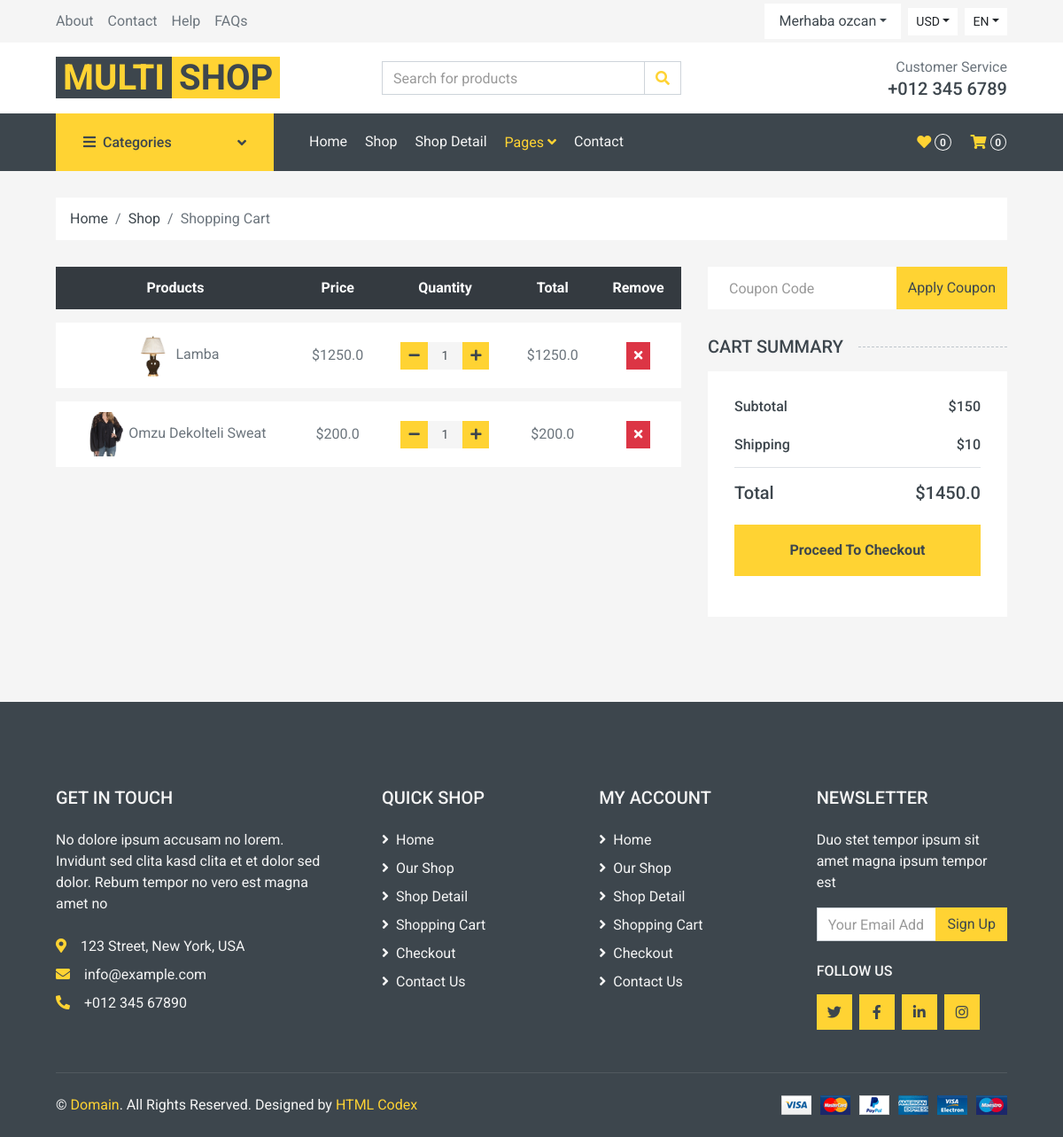
Page /order/shopcart (signed in) on the earlier database version.
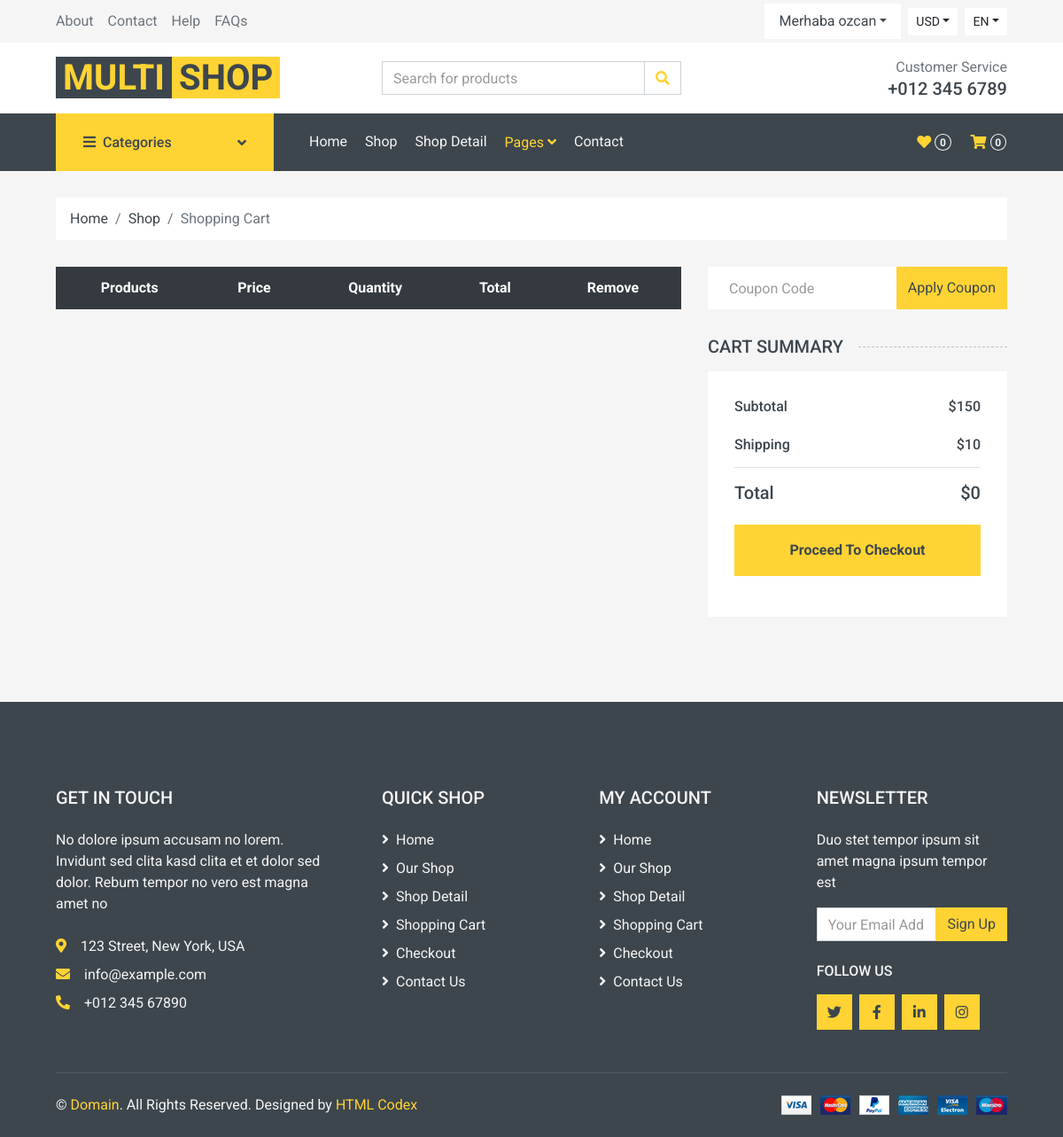
Same page on the later database version.
### order/models.py (models this page shows)
class ShopCart(models.Model):
    user = models.ForeignKey(User, on_delete=models.SET_NULL, null=True)
    product = models.ForeignKey(Product, on_delete=models.SET_NULL, null=True)
    quantity = models.IntegerField()
    def __str__(self):
        return self.product.title
    @property
    def price(self):
        return (self.product.price)
    @property
    def amount(self):
        return (self.quantity * self.product.price)

### product/models.py (models this page shows, shortened)
class Product(models.Model):
    STATUS = (('True', 'Evet'),
            ('False', 'Hayir'), )
    category = models.ForeignKey(Category, on_delete=models.CASCADE) #many to one relation with Category
    title = models.CharField(max_length=150)
    keywords = models.CharField(max_length=255)
    description = models.TextField(max_length=255)
    image = models.ImageField(blank=True, upload_to='images/')
    price= models.FloatField()
    amount = models.IntegerField(default=0)
    detail = models.TextField()
    status = models.CharField(max_length=10,choices=STATUS)
    slug = models.SlugField(null=False, unique=True)
    create_at = models.DateTimeField(auto_now_add=True)
    update_at = models.DateTimeField(auto_now=True)
    def category_tag(self):
        return self.category
    category_tag.short_description = "Kategori"
    def image_tag(self):
        return mark_safe('<img src="{}" height="50"/>'.format(self.image.url))
    image_tag.short_description = 'Image'

### order/views.py (the view)
# urls.py: path("shopcart", views.shopcart, name="shopcart"),
def shopcart(request):
    current_user = request.user  # Access User Session information
    shopcart = ShopCart.objects.filter(user_id=current_user.id)
    total=0
    for rs in shopcart:
        total += rs.product.price * rs.quantity
    context={'shopcart': shopcart,
             'total': total,}
    return render(request,'shopcart_products.html',context)

### order/templates/shopcart_products.html (shortened to what the changed rows need)
{% extends 'homebase.html' %}
{% load static %}
{% block body %}
    <div class="container-fluid">
        <div class="row px-xl-5">
            <div class="col-lg-8 table-responsive mb-5">
                <table class="table table-light table-borderless table-hover text-center mb-0">
                    <thead class="thead-dark">
                        <tr>
                            <th>Products</th>
                            <th>Price</th>
                            <th>Quantity</th>
                            <th>Total</th>
                            <th>Remove</th>
                        </tr>
                    </thead>
                    <tbody class="align-middle">
                    {%  for carturun in shopcart %}
                        <tr class="product_data">
                            <td class="align-middle"><img src="{{ carturun.product.image.url}}" alt="" style="width: 50px;">{{ carturun }}</td>
                            <td class="align-middle">${{carturun.price}}</td>
                            <td class="align-middle">
                                <div class="input-group quantity mx-auto" style="width: 100px;">
                                    <div class="input-group-btn">
                                        <button class="btn btn-sm btn-primary btn-minus" ><i class="fa fa-minus"></i></button>
                                    </div>
                                    <input type="text" class="form-control form-control-sm bg-secondary border-0 text-center" value="{{ carturun.quantity }}">
                                    <div class="input-group-btn">
                                        <button class="btn btn-sm btn-primary btn-plus"><i class="fa fa-plus"></i></button>
                                    </div>
                                </div>
                            </td>
                            <td class="align-middle">${{carturun.amount}}</td>
                            <td class="align-middle">
                                <a href="/order/deletefromcart/{{ urun.id }}"><button class="btn btn-sm btn-danger"><i class="fa fa-times"></i></button></a></td>
                        </tr>
                    {% endfor %}
                    </tbody>
                </table>
            </div>
            <div class="col-lg-4">
                <div class="bg-light p-30 mb-5">
                    <div class="pt-2">
                        <div class="d-flex justify-content-between mt-2">
                            <h5>Total</h5>
                            <h5>${{ total }}</h5>
                        </div>
                    </div>
                </div>
            </div>
        </div>
    </div>
{% endblock %}

Differences in the rows shown:
removed ShopCart: product.image (picture), product.title "Lamba", price "1250.0", quantity "1", amount "1250.0"
removed ShopCart: product.image (picture), product.title "Omzu Dekolteli Sweat", price "200.0", quantity "1", amount "200.0"
Other differences:
{{ total }}: "1450.0" → "0"
